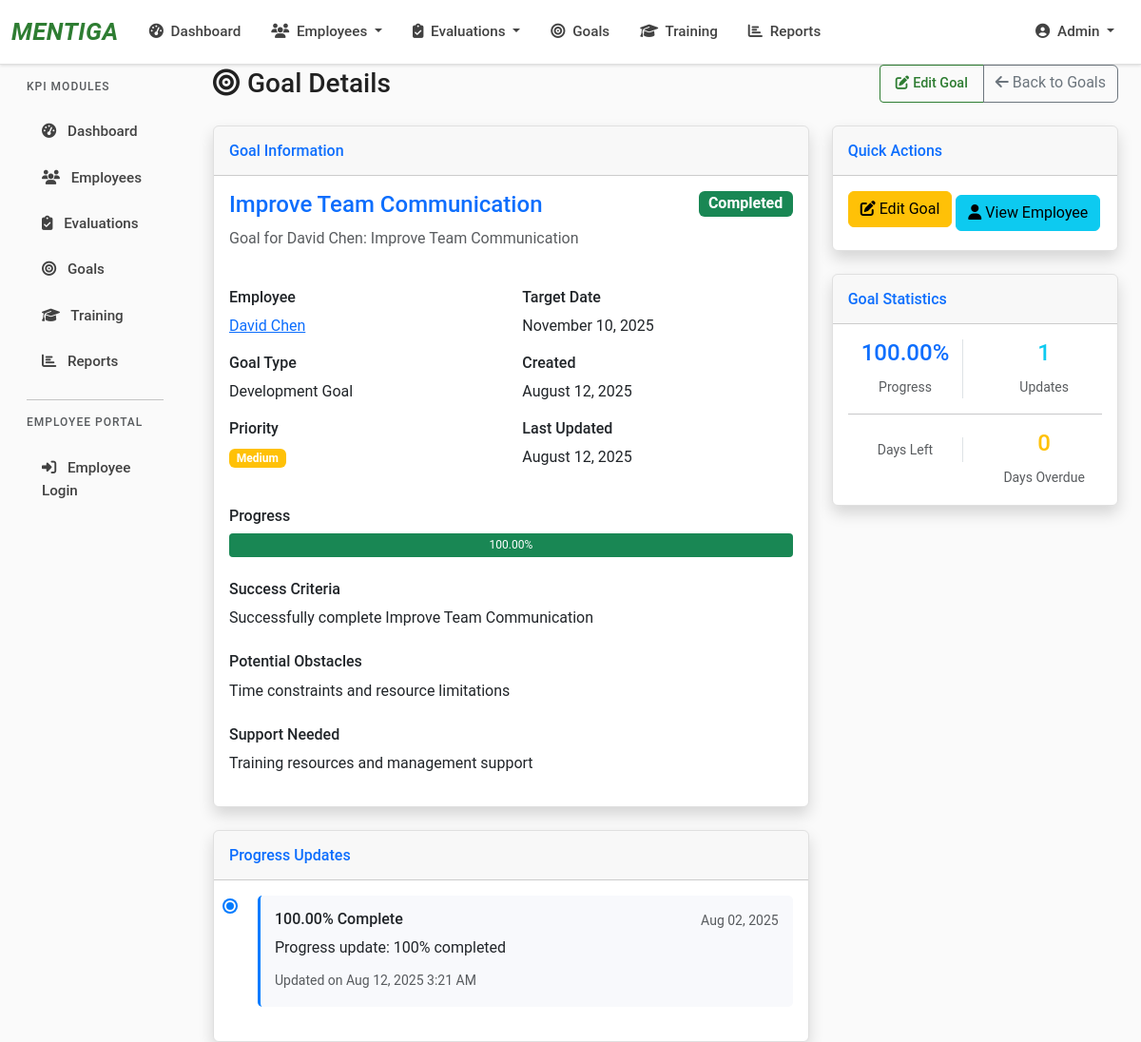
/employee/goals/24/ (signed in), run on the app's committed database.
### KPI/models.py (models this page shows, shortened)
class Goal(models.Model):
    GOAL_STATUS = [
        ('pending', 'Pending'),
        ('in_progress', 'In Progress'),
        ('completed', 'Completed'),
        ('overdue', 'Overdue'),
        ('cancelled', 'Cancelled'),
    ]
    GOAL_TYPES = [
        ('performance', 'Performance Goal'),
        ('development', 'Development Goal'),
        ('project', 'Project Goal'),
        ('personal', 'Personal Goal'),
    ]
    employee = models.ForeignKey(Employee, on_delete=models.CASCADE)
    title = models.CharField(max_length=200)
    description = models.TextField()
    goal_type = models.CharField(max_length=20, choices=GOAL_TYPES, default='performance')
    target_date = models.DateField()
    status = models.CharField(max_length=20, choices=GOAL_STATUS, default='pending')
    progress = models.DecimalField(max_digits=5, decimal_places=2, default=0, validators=[MinValueValidator(0), MaxValueValidator(100)])
    priority = models.CharField(max_length=20, choices=[('low', 'Low'), ('medium', 'Medium'), ('high', 'High')], default='medium')
    success_criteria = models.TextField(blank=True)
    obstacles = models.TextField(blank=True)
    support_needed = models.TextField(blank=True)
    created_at = models.DateTimeField(auto_now_add=True)
    updated_at = models.DateTimeField(auto_now=True)
    class Meta:
        ordering = ['-created_at']

class Employee(models.Model):
    EMPLOYEE_STATUS = [
        ('active', 'Active'),
        ('inactive', 'Inactive'),
        ('terminated', 'Terminated'),
        ('probation', 'Probation'),
        ('contract', 'Contract'),
    ]
    GENDER_CHOICES = [
        ('M', 'Male'),
        ('F', 'Female'),
        ('O', 'Other'),
    ]
    user = models.OneToOneField(User, on_delete=models.CASCADE, null=True, blank=True)
    employee_id = models.CharField(max_length=20, unique=True)
    first_name = models.CharField(max_length=100)
    last_name = models.CharField(max_length=100)
    email = models.EmailField()
    phone = models.CharField(max_length=20, blank=True)
    department = models.ForeignKey(Department, on_delete=models.CASCADE)
    position = models.CharField(max_length=100)
    hire_date = models.DateField()
    status = models.CharField(max_length=20, choices=EMPLOYEE_STATUS, default='active')
    manager = models.ForeignKey('self', on_delete=models.SET_NULL, null=True, blank=True)
    gender = models.CharField(max_length=1, choices=GENDER_CHOICES, blank=True)
    date_of_birth = models.DateField(null=True, blank=True)
    address = models.TextField(blank=True)
    emergency_contact = models.CharField(max_length=100, blank=True)
    emergency_phone = models.CharField(max_length=20, blank=True)
    salary = models.DecimalField(max_digits=10, decimal_places=2, null=True, blank=True)
    created_at = models.DateTimeField(auto_now_add=True)
    @property
    def full_name(self):
        return f"{self.first_name} {self.last_name}"
    class Meta:
        ordering = ['first_name', 'last_name']

class GoalProgress(models.Model):
    goal = models.ForeignKey(Goal, on_delete=models.CASCADE, related_name='progress_updates')
    progress_percentage = models.DecimalField(max_digits=5, decimal_places=2, validators=[MinValueValidator(0), MaxValueValidator(100)])
    update_date = models.DateField()
    comments = models.TextField()
    created_at = models.DateTimeField(auto_now_add=True)
    class Meta:
        ordering = ['-update_date']

### KPI/views.py (the view)
# urls.py: path('goals/<int:goal_id>/', views.goal_detail, name='goal_detail'),
@login_required
def goal_detail(request, goal_id):
    goal = get_object_or_404(Goal, id=goal_id)
    context = {
        'goal': goal,
    }
    return render(request, 'KPI/goal_detail.html', context)

### KPI/templates/KPI/goal_detail.html (shortened to what this page needs)
{% extends 'KPI/base.html' %}
{% load static %}
{% block content %}
<div class="container-fluid">
    <div class="d-sm-flex align-items-center justify-content-between mb-4">
        <h1 class="h3 mb-0 text-gray-800">
            <i class="fas fa-bullseye me-2"></i>Goal Details
        </h1>
        <div class="btn-group" role="group">
            <a href="{% url 'KPI:goal_edit' goal.id %}" class="btn btn-outline-primary">
                <i class="fas fa-edit me-1"></i>Edit Goal
            </a>
            <a href="{% url 'KPI:goal_list' %}" class="btn btn-outline-secondary">
                <i class="fas fa-arrow-left me-1"></i>Back to Goals
            </a>
        </div>
    </div>
    <div class="row">
        <div class="col-lg-8">
            <div class="card shadow mb-4">
                <div class="card-header py-3">
                    <h6 class="m-0 font-weight-bold text-primary">Goal Information</h6>
                </div>
                <div class="card-body">
                    <div class="row">
                        <div class="col-md-8">
                            <h4 class="text-primary">{{ goal.title }}</h4>
                            <p class="text-muted mb-3">{{ goal.description }}</p>
                        </div>
                        <div class="col-md-4 text-end">
                            <span class="badge bg-{% if goal.status == 'completed' %}success{% elif goal.status == 'in_progress' %}warning{% elif goal.status == 'overdue' %}danger{% else %}secondary{% endif %} fs-6">
                                {{ goal.get_status_display }}
                            </span>
                        </div>
                    </div>
                    <div class="row mt-4">
                        <div class="col-md-6">
                            <h6 class="font-weight-bold">Employee</h6>
                            <p><a href="{% url 'KPI:employee_detail' goal.employee.id %}">{{ goal.employee.full_name }}</a></p>
                            <h6 class="font-weight-bold">Goal Type</h6>
                            <p>{{ goal.get_goal_type_display }}</p>
                            <h6 class="font-weight-bold">Priority</h6>
                            <p>
                                <span class="badge bg-{% if goal.priority == 'high' %}danger{% elif goal.priority == 'medium' %}warning{% else %}success{% endif %}">
                                    {{ goal.get_priority_display }}
                                </span>
                            </p>
                        </div>
                        <div class="col-md-6">
                            <h6 class="font-weight-bold">Target Date</h6>
                            <p>{{ goal.target_date|date:"F d, Y" }}</p>
                            <h6 class="font-weight-bold">Created</h6>
                            <p>{{ goal.created_at|date:"F d, Y" }}</p>
                            <h6 class="font-weight-bold">Last Updated</h6>
                            <p>{{ goal.updated_at|date:"F d, Y" }}</p>
                        </div>
                    </div>
                    <div class="mt-4">
                        <h6 class="font-weight-bold">Progress</h6>
                        <div class="progress mb-2" style="height: 25px;">
                            <div class="progress-bar bg-success" role="progressbar"
                                 style="width: {{ goal.progress }}%" aria-valuenow="{{ goal.progress }}"
                                 aria-valuemin="0" aria-valuemax="100">
                                {{ goal.progress }}%
                            </div>
                        </div>
                    </div>
                    {% if goal.success_criteria %}
                    <div class="mt-4">
                        <h6 class="font-weight-bold">Success Criteria</h6>
                        <p>{{ goal.success_criteria }}</p>
                    </div>
                    {% endif %}
                    {% if goal.obstacles %}
                    <div class="mt-4">
                        <h6 class="font-weight-bold">Potential Obstacles</h6>
                        <p>{{ goal.obstacles }}</p>
                    </div>
                    {% endif %}
                    {% if goal.support_needed %}
                    <div class="mt-4">
                        <h6 class="font-weight-bold">Support Needed</h6>
                        <p>{{ goal.support_needed }}</p>
                    </div>
                    {% endif %}
                </div>
            </div>
            <div class="card shadow">
                <div class="card-header py-3">
                    <h6 class="m-0 font-weight-bold text-primary">Progress Updates</h6>
                </div>
                <div class="card-body">
                    {% if goal.progress_updates.all %}
                        <div class="timeline">
                            {% for update in goal.progress_updates.all %}
                            <div class="timeline-item">
                                <div class="timeline-marker"></div>
                                <div class="timeline-content">
                                    <div class="d-flex justify-content-between">
                                        <h6 class="font-weight-bold">{{ update.progress_percentage }}% Complete</h6>
                                        <small class="text-muted">{{ update.update_date|date:"M d, Y" }}</small>
                                    </div>
                                    <p class="mb-2">{{ update.comments }}</p>
                                    <small class="text-muted">Updated on {{ update.created_at|date:"M d, Y g:i A" }}</small>
                                </div>
                            </div>
                            {% endfor %}
                        </div>
                    {% else %}
                        <div class="text-center py-4">
                            <i class="fas fa-chart-line fa-2x text-gray-300 mb-3"></i>
                            <p class="text-gray-500">No progress updates yet</p>
                        </div>
                    {% endif %}
                </div>
            </div>
        </div>
        <div class="col-lg-4">
            <div class="card shadow mb-4">
                <div class="card-header py-3">
                    <h6 class="m-0 font-weight-bold text-primary">Quick Actions</h6>
                </div>
                <div class="card-body">
                    <a href="{% url 'KPI:goal_edit' goal.id %}" class="btn btn-warning btn-block mb-2">
                        <i class="fas fa-edit me-1"></i>Edit Goal
                    </a>
                    <a href="{% url 'KPI:employee_detail' goal.employee.id %}" class="btn btn-info btn-block">
                        <i class="fas fa-user me-1"></i>View Employee
                    </a>
                </div>
            </div>
            <div class="card shadow">
                <div class="card-header py-3">
                    <h6 class="m-0 font-weight-bold text-primary">Goal Statistics</h6>
                </div>
                <div class="card-body">
                    <div class="row text-center">
                        <div class="col-6">
                            <div class="border-end">
                                <h4 class="text-primary">{{ goal.progress }}%</h4>
                                <small class="text-muted">Progress</small>
                            </div>
                        </div>
                        <div class="col-6">
                            <h4 class="text-info">{{ goal.progress_updates.count }}</h4>
                            <small class="text-muted">Updates</small>
                        </div>
                    </div>
                    <hr>
                    <div class="row text-center">
                        <div class="col-6">
                            <div class="border-end">
                                <small class="text-muted">Days Left</small>
                            </div>
                        </div>
                        <div class="col-6">
                            <h4 class="text-warning">{{ goal.days_overdue|default:0 }}</h4>
                            <small class="text-muted">Days Overdue</small>
                        </div>
                    </div>
                </div>
            </div>
        </div>
    </div>
</div>
{% endblock %}

### KPI/templates/KPI/base.html (style rules this page uses)
:root { --mentiga-green: #2E7D32; --mentiga-dark-green: #1B5E20; --mentiga-light-green: #A5D6A7; --mentiga-blue: #1565C0; --mentiga-dark-blue: #0D47A1; --mentiga-gray: #424242; --mentiga-light-gray: #757575; }
body { font-family: 'Roboto', 'Segoe UI', Tahoma, Geneva, Verdana, sans-serif; background-color: #FAFAFA; color: #212121; line-height: 1.6; }
.btn-outline-primary { color: var(--mentiga-green); border-color: var(--mentiga-green); font-weight: 500; font-size: 0.9rem; padding: 0.5rem 1rem; border-radius: 4px; transition: all 0.2s ease; }
.card { border: 1px solid #E0E0E0; box-shadow: 0 1px 3px rgba(0,0,0,0.08); border-radius: 6px; }
.progress { height: 8px; border-radius: 4px; }
.progress-bar { background-color: var(--mentiga-green); }

### KPI/templates/KPI/goal_detail.html (style rules this page uses)
.timeline { position: relative; padding-left: 30px; }
.timeline-item { position: relative; margin-bottom: 20px; }
.timeline-marker { position: absolute; left: -35px; top: 5px; width: 12px; height: 12px; border-radius: 50%; background-color: #007bff; border: 2px solid #fff; box-shadow: 0 0 0 2px #007bff; }
.timeline-content { background-color: #f8f9fc; padding: 15px; border-radius: 5px; border-left: 3px solid #007bff; }

### data on the page
Goal: title "Improve Team Communication", description "Goal for David Chen: Improve Team Communication", status "Completed", employee.full_name "David Chen", goal_type "Development Goal", priority "Medium", target_date "November 10, 2025", created_at "August 12, 2025", updated_at "August 12, 2025", progress "100.00", success_criteria "Successfully complete Improve Team Communication", obstacles "Time constraints and resource limitations", support_needed "Training resources and management support", progress_updates.count "1"
GoalProgress: progress_percentage "100.00", update_date "Aug 02, 2025", comments "Progress update: 100% completed", created_at "Aug 12, 2025 3:21 AM"

### other printed values
{{ goal.days_overdue|default:0 }} "0"
